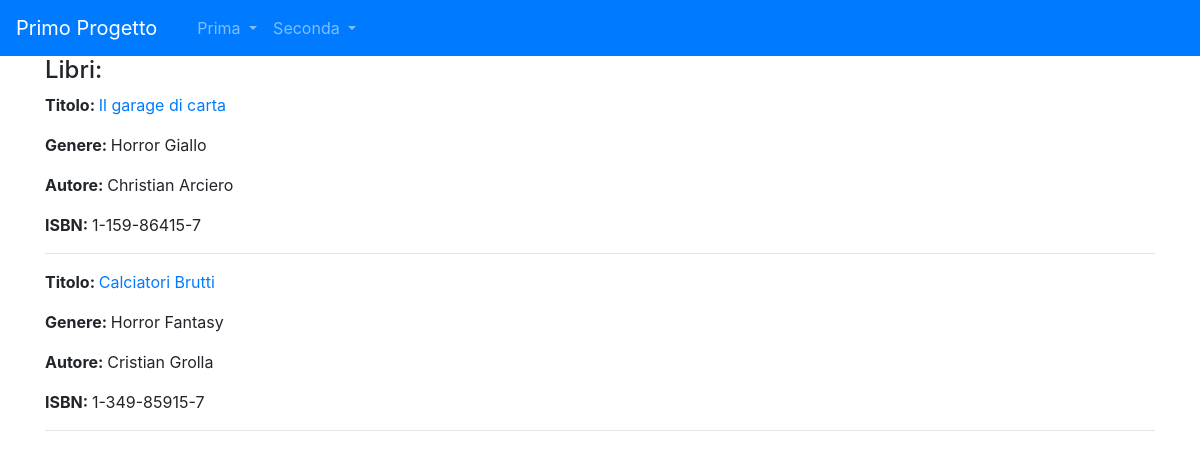
The page /libreria/lista_libri/ on the database its author committed.
### libreria/models.py (models this page shows, shortened)
class Libro(models.Model):
    titolo=models.CharField(max_length=100)
    autore=models.ForeignKey(Autore, on_delete=models.CASCADE, related_name="libri")
    genere=models.ManyToManyField(Genere)
    ISBN=models.CharField(max_length=15)
    class Meta:
        verbose_name = "Libro"
        verbose_name_plural = "Libri"

class Genere(models.Model):
    nome=models.CharField(max_length=20)
    def __str__(self):
        return self.nome
    class Meta:
        verbose_name = "Genere"
        verbose_name_plural = "Generi"

class Autore(models.Model):
    nome=models.CharField(max_length=20)
    cognome=models.CharField(max_length=20)
    def __str__(self):
        return self.nome+" "+self.cognome
    class Meta:
        verbose_name = "Autore"
        verbose_name_plural = "Autori"

### libreria/views.py (the view)
# urls.py: path("lista_libri/", LibroListView.as_view(), name="lista_libri"),
class LibroListView(ListView):
    model = Libro
    template_name = "lista_libri.html"
    def get_context_data(self, **kwargs):
        context = super().get_context_data(**kwargs)
        context["libri"] = Libro.objects.all()
        return context

### libreria/templates/lista_libri.html (shortened to what this page needs)
{% extends 'base.html'%}
{%block content%}
    <h4>Libri:</h4>
    {% for libro in libri %}
    <p><strong>Titolo: </strong><a href ="/libreria/lista_libri/{{ libro.id }}">{{ libro.titolo }}</a></p>
    <p><strong>Genere: </strong>{% for genere in libro.genere.all %}{{ genere }} {% endfor %}</p>
    <p><strong>Autore: </strong>{{ libro.autore }}</p>
    <p><strong>ISBN: </strong>{{ libro.ISBN }}</p>
    <hr>
    {% endfor %}
{%endblock content%}

### rows shown on the page
Libro: titolo "Il garage di carta", autore "Christian Arciero", ISBN "1-159-86415-7"
Genere: nome "Horror"
Genere: nome "Giallo"
Libro: titolo "Calciatori Brutti", autore "Cristian Grolla", ISBN "1-349-85915-7"
Genere: nome "Fantasy"
